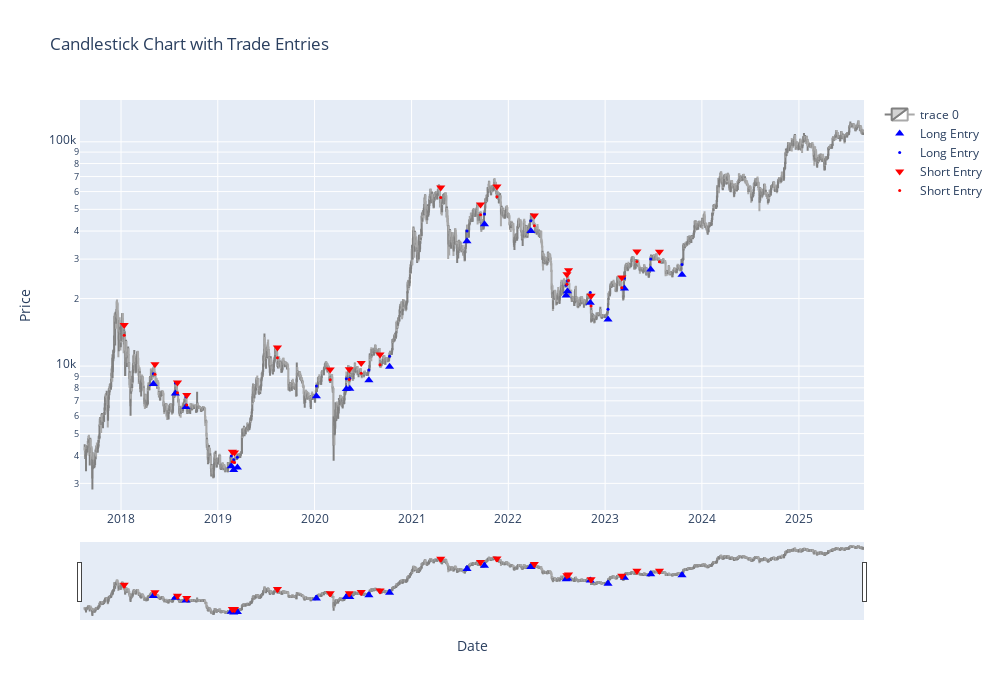

Here is the notebook cell this chart was saved with:
### Code cell
# Produce Trades and Equity Data (for plots)
tradesBTC2_IS = op.backtest(dataBTC, indicator_names, long_filters, short_filters, paramsBTC2, mode, 'tradesDF', backtest_startdate, backtest_enddate)
equityBTC2_IS = op.backtest(dataBTC, indicator_names, long_filters, short_filters, paramsBTC2, mode, 'equityDF', backtest_startdate, backtest_enddate)
metricsBTC2_IS = op.backtest(dataBTC, indicator_names, long_filters, short_filters, paramsBTC2, mode, 'MetricsTable', backtest_startdate, backtest_enddate)

# Plot Candlestick Chart for Trade Visualisation
plot.candleChart(dataBTC, tradesBTC2_IS, mode)
